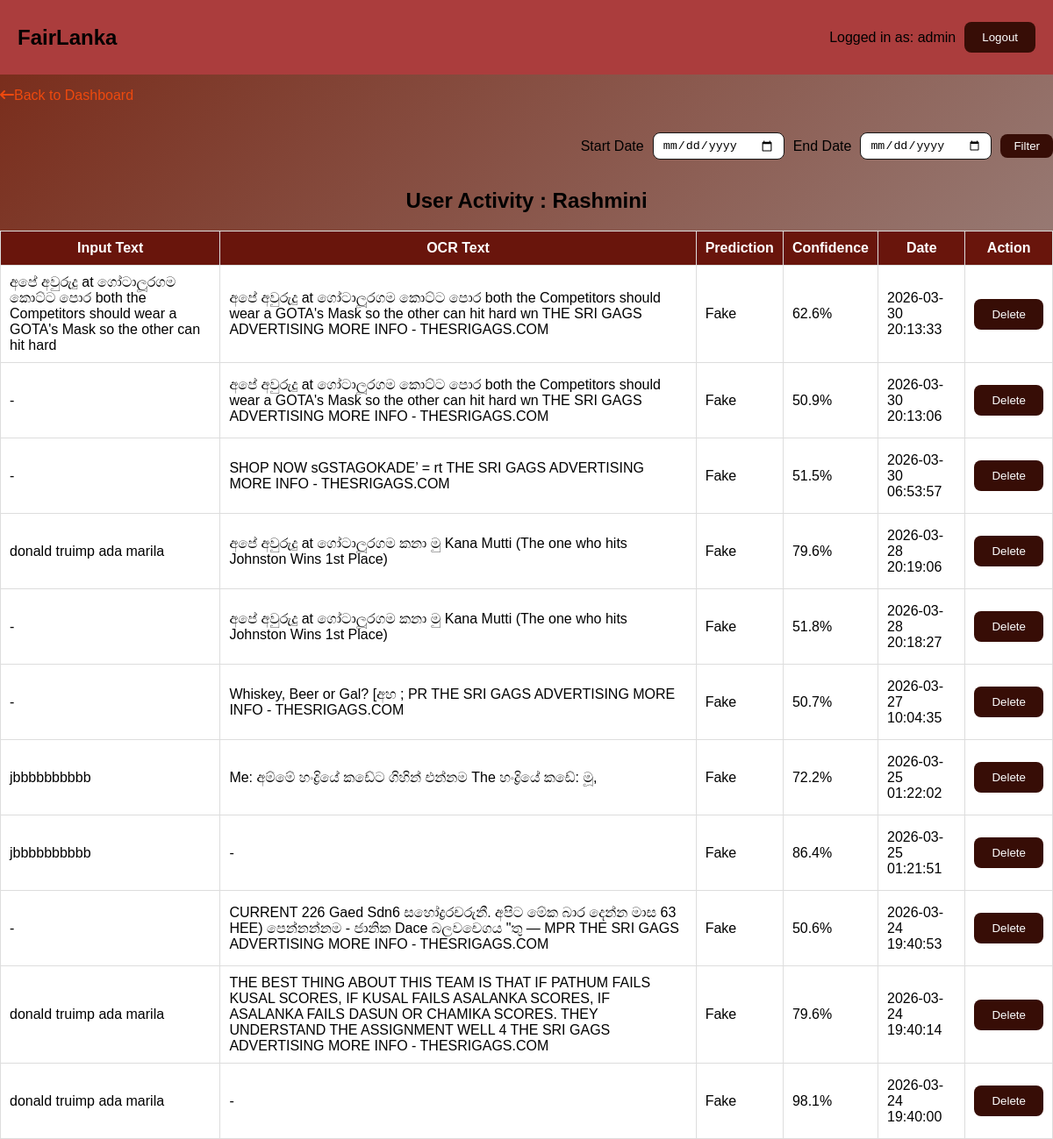
Page /admin/user-activity/Rashmini (signed in) on the committed database.
### tables this page shows
CREATE TABLE history(
        id INTEGER PRIMARY KEY AUTOINCREMENT,
        username TEXT,
        input_text TEXT,
        ocr_text TEXT,
        prediction TEXT,
        confidence REAL,
        created_at TIMESTAMP DEFAULT CURRENT_TIMESTAMP
    );

### app.py (the view)
@app.get("/admin/user-activity/{username}",response_class=HTMLResponse) #admin can view users and handle their user activity
async def user_activity(request: Request, username: str):
    if request.session.get("role") != "admin":
        return RedirectResponse("/", status_code=303)
    start_date = request.query_params.get("start_date")
    end_date = request.query_params.get("end_date")
    conn = sqlite3.connect("users.db")
    cursor = conn.cursor()
    query = """
        SELECT input_text, ocr_text, prediction, confidence, created_at
        FROM history
        WHERE username = ?
    """
    params = [username]
    if start_date:
        query += " AND date(created_at) >= date(?)" # admin is filtering users activity by date
        params.append(start_date)
    if end_date:
        query += " AND date(created_at) <= date(?)"
        params.append(end_date)
    query += "ORDER BY created_at DESC"
    cursor.execute(query, params)
    rows = cursor.fetchall()
    conn.close()
    history = []
    for row in rows:
        history.append({
            "input_text": row[0],
            "ocr_text": row[1],
            "prediction": row[2],
            "confidence": row[3],
            "created_at": row[4]
        })
    return templates.TemplateResponse("useractivity.html", {
        "request": request,
        "history": history,
        "username": username,
        "start_date" : start_date,
        "end_date":end_date
    })

### templates/useractivity.html (shortened to what this page needs)
<!DOCTYPE html>
<html>
<head>
    <link rel="stylesheet" href="{{ url_for('static', path='dashboardstyle.css') }}">
    <link rel="stylesheet" href="https://cdnjs.cloudflare.com/ajax/libs/font-awesome/6.5.0/css/all.min.css">
</head>
<body>
<div class="navbar">
    <h1>FairLanka</h1>
   <div class="nav-right">
    <span>Logged in as: {{ request.session.get('username') }}</span>
    <a href="/logout"><button>Logout</button></a>
    </div>
 </div>
<a href="/admin-dashboard"><i class="fa-solid fa-arrow-left-long"></i>Back to Dashboard</a>
 <form method="get" class="filter-form">
    <label for="start_date">Start Date</label>
    <input type="date" name="start_date" id="start_date" value="{{start_date or ''}}">
    <label for="end_date">End Date</label>
    <input type="date" name="end_date" id="end_date" value="{{end_date or ''}}">
    <button type="submit">Filter</button>
</form>
<h2 style="text-align: center;">User Activity : {{username}}</h2>
<table id="admin-history-table">
    <thead>
        <tr>
            <th>Input Text</th>
            <th>OCR Text</th>
            <th>Prediction</th>
            <th>Confidence</th>
            <th>Date</th>
            <th>Action</th>
        </tr>
    </thead>
     <tbody>
{% for item in history %}
<tr>
    <td>{{ item.input_text or '-' }}</td>
    <td>{{ item.ocr_text or '-' }}</td>
    <td class="{{ 'fake' if item.prediction == 'Fake' else 'real' }}">
        {{ item.prediction }}
    </td>
    <td>{{ "%.1f"|format(item.confidence * 100) }}%</td>
    <td>{{ item.created_at }}</td>
    <td>
        <button onclick="deleteHistory('{{ item.created_at }}')">Delete</button>
    </td>
</tr>
{% endfor %}
</tbody>
</table>
</body>
</html>

### static/dashboardstyle.css (style rules this page uses)
* { box-sizing: border-box; }
body { font-family: Arial, sans-serif; margin: 0; background: linear-gradient(135deg, #782917, hsl(197, 4%, 69%)); min-height: 100vh; padding-top: 100px; }
h1, h2, h3 { margin-bottom: 15px; }
input, textarea { width: 100%; padding: 12px; margin: 10px 0; border: 1px solid #171616; border-radius: 8px; outline: none; transition: 0.3s; display: block; }
button { background: #370d06; color: white; border: none; padding: 10px 20px; border-radius: 8px; cursor: pointer; transition: 0.3s; display: block; margin: 15px auto; }
.navbar { position:fixed; top:0; left:0; width:100%; z-index:1000; background: rgb(171, 61, 61); padding: 10px 20px; display: flex; flex-wrap: wrap; align-items: center; justify-content: space-between; box-sizing:border-box; }
.navbar h1 { margin: 0; font-size: 24px; }
.nav-right { display: flex; align-items: center; gap: 10px; }
a { text-decoration: none; color: #ee490e; }
table { border-collapse: collapse; width: 100%; margin-top: 20px; background: white; overflow-x: auto; }
th, td { border: 1px solid #ddd; padding: 10px; }
th { background: #69150c; color: white; }
.filter-form { display: flex; align-items: center; gap: 10px; width: fit-content; margin: 20px 0; margin-left: auto; }
.filter-form input { width: 150px; padding: 6px 10px; }
.filter-form button { padding: 6px 15px; }

### rows in the picture
history: input_text "අපේ අවුරුදු at ගෝටාලූරගම කොට්ට පොර both the Competitors should wear a GOTA's Mask so the other can hit hard", ocr_text "අපේ අවුරුදු at ගෝටාලූරගම කොට්ට පොර both the Competitors should wear a GOTA's Mask so the other can hit hard wn THE SRI GAGS ADVERTISING MORE INFO - THESRIGAGS.COM", prediction "Fake", item.confidence*100 "62.6", created_at "2026-03-30 20:13:33"
history: input_text "-", ocr_text "අපේ අවුරුදු at ගෝටාලූරගම කොට්ට පොර both the Competitors should wear a GOTA's Mask so the other can hit hard wn THE SRI GAGS ADVERTISING MORE INFO - THESRIGAGS.COM", prediction "Fake", item.confidence*100 "50.9", created_at "2026-03-30 20:13:06"
history: input_text "-", ocr_text "SHOP NOW sGSTAGOKADE’ = rt THE SRI GAGS ADVERTISING MORE INFO - THESRIGAGS.COM", prediction "Fake", item.confidence*100 "51.5", created_at "2026-03-30 06:53:57"
history: input_text "donald truimp ada marila", ocr_text "අපේ අවුරුදු at ගෝටාලූරගම කනා මු Kana Mutti (The one who hits Johnston Wins 1st Place)", prediction "Fake", item.confidence*100 "79.6", created_at "2026-03-28 20:19:06"
history: input_text "-", ocr_text "අපේ අවුරුදු at ගෝටාලූරගම කනා මු Kana Mutti (The one who hits Johnston Wins 1st Place)", prediction "Fake", item.confidence*100 "51.8", created_at "2026-03-28 20:18:27"
history: input_text "-", ocr_text "Whiskey, Beer or Gal? [අහ ; PR THE SRI GAGS ADVERTISING MORE INFO - THESRIGAGS.COM", prediction "Fake", item.confidence*100 "50.7", created_at "2026-03-27 10:04:35"
history: input_text "jbbbbbbbbbb", ocr_text "Me: අම්මේ හංද්‍රියේ කඩේට ගිහින්‌ එන්නම The හංද්‍රියේ කඩේ: මූ,", prediction "Fake", item.confidence*100 "72.2", created_at "2026-03-25 01:22:02"
history: input_text "jbbbbbbbbbb", ocr_text "-", prediction "Fake", item.confidence*100 "86.4", created_at "2026-03-25 01:21:51"
history: input_text "-", ocr_text "CURRENT 226 Gaed Sdn6 සහෝද්‍රරචරුනී. අපිට මේක බාර දෙන්න මාස 63 HEE) පෙන්නන්නම - ජානික Dace බලවචෙගය \"තු — MPR THE SRI GAGS ADVERTISING MORE INFO - THESRIGAGS.COM", prediction "Fake", item.confidence*100 "50.6", created_at "2026-03-24 19:40:53"
history: input_text "donald truimp ada marila", ocr_text "THE BEST THING ABOUT THIS TEAM IS THAT IF PATHUM FAILS KUSAL SCORES, IF KUSAL FAILS ASALANKA SCORES, IF ASALANKA FAILS DASUN OR CHAMIKA SCORES. THEY UNDERSTAND THE ASSIGNMENT WELL 4 THE SRI GAGS ADVERTISING MORE INFO - THESRIGAGS.COM", prediction "Fake", item.confidence*100 "79.6", created_at "2026-03-24 19:40:14"
history: input_text "donald truimp ada marila", ocr_text "-", prediction "Fake", item.confidence*100 "98.1", created_at "2026-03-24 19:40:00"

### other values in the picture
{{ request.session.get('username') }} "admin"
{{ username }} "Rashmini"
